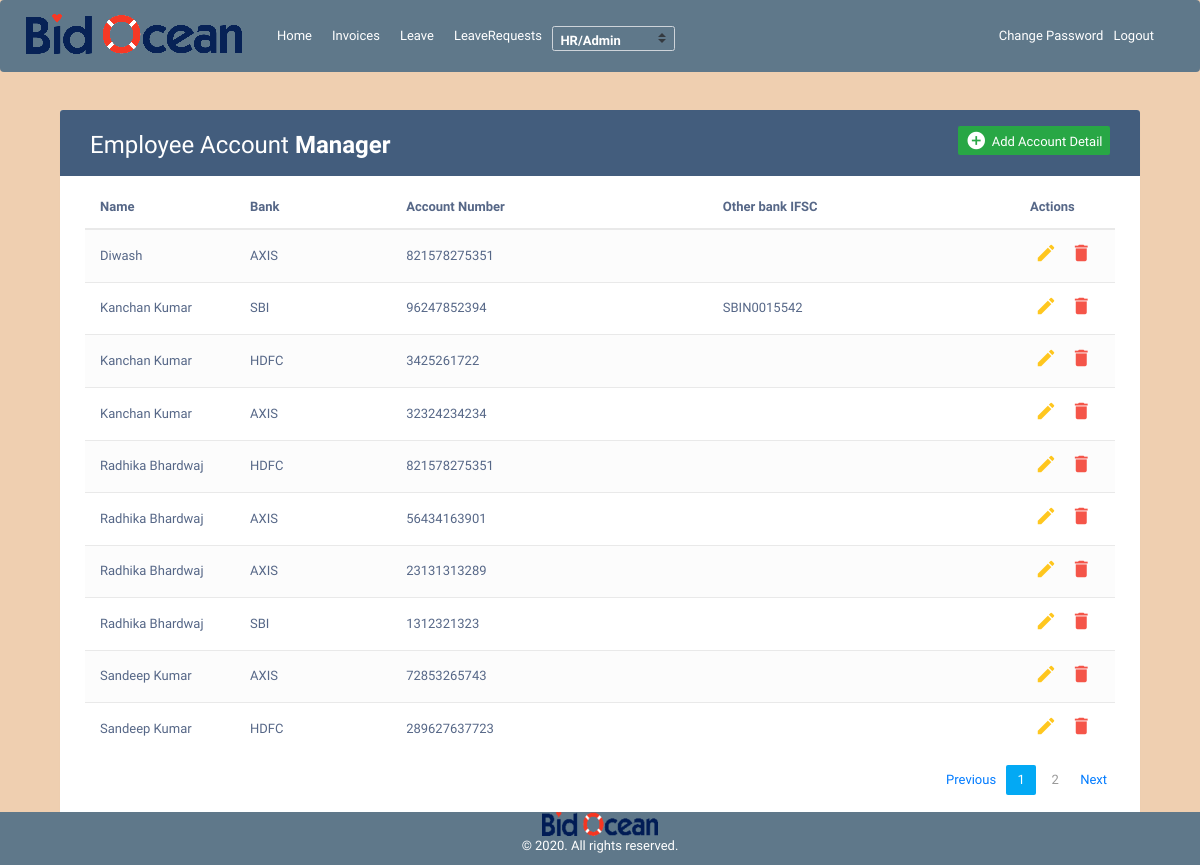
The page /account_management/ (signed in) on the database its author committed.
### account_management/models.py (models this page shows, shortened)
class AccountDetails(models.Model):
    id         = models.AutoField(primary_key=True)
    acc_no     = models.CharField(max_length=200)
    bank       = models.CharField(max_length=200)
    other_bank = models.CharField(max_length=300, null=True, blank=True)
    ifsc_other = models.CharField(max_length=300, null=True, blank=True)
    employee   = models.ForeignKey(Employee,on_delete=models.CASCADE, related_name='employee_accounts')
    created_at = models.DateTimeField(auto_now_add=True)
    status     = models.SmallIntegerField(default=1)

### user_invoice/models.py (models this page shows, shortened)
class Employee(models.Model):
	id         = models.AutoField(primary_key=True)
	name       = models.CharField(max_length=300)
	role       = models.ForeignKey(Role,on_delete=models.CASCADE)
	salary     = models.CharField(max_length=300, null=True, blank=True)
	address    = models.CharField(max_length=300)
	emp_id     = models.CharField(max_length=300, null=True, blank=True)
	phone_no   = models.CharField(max_length=300)
	auth_tbl   = models.OneToOneField(Userdetail, on_delete=models.CASCADE)
	added_at   = models.DateTimeField(auto_now_add=True)
	is_manager = models.SmallIntegerField(default=0)
	report_to  = models.ForeignKey('self', on_delete=models.SET_NULL, null=True, blank=True, related_name='empreport_to')

### account_management/views.py (the view, shortened to what this page needs)
# urls.py: path("",views.ManageAccounts.as_view(),name="account_management"),
class ManageAccounts(AdminOrHRPanelMixin,TemplateView):
    template_name = 'account_management/account_management.html'
    def get(self, request):
        employee      = Employee.objects.get(auth_tbl=self.request.user)
        role          = employee.role.name.lower()
        employee_list = Employee.objects.all().order_by('name')
        accounts      = AccountDetails.objects.all().order_by('employee__name')
        paginator        = Paginator(accounts,10)
        page             = request.GET.get('page')
        paginatedcontent = paginator.get_page(page)
        context = {
            'role'          : role,
            'employee_list' : employee_list,
            'accounts'      : paginatedcontent
        }
        return render(request, self.template_name, context)

### user_invoice/mixin.py (called while the page is built)
    def test_func(self):
        user     = self.request.user
        employee = Employee.objects.get(auth_tbl=user)
        return employee.role.name.lower() == 'admin' or employee.role.name.lower() == 'hr'

### account_management/templates/account_management/account_management.html (shortened to what this page needs)
{% extends "user_invoice/base.html" %}
{% load crispy_forms_tags %}
{% block content %}
<!DOCTYPE html>
<html lang="en">
<head>
<link rel="stylesheet" href="https://maxcdn.bootstrapcdn.com/font-awesome/4.7.0/css/font-awesome.min.css">
<link rel="stylesheet" href="https://maxcdn.bootstrapcdn.com/bootstrap/3.3.7/css/bootstrap.min.css">
<link rel="stylesheet" href="https://maxcdn.bootstrapcdn.com/bootstrap/4.0.0/css/bootstrap.min.css">
  <body style="background-color: #EFCFB0;">
    <div class="container" style="margin-top: 80px;">
        <div class="table-wrapper">
            <div class="table-title">
                <div class="row">
                    <div class="col-sm-6">
						<h2>Employee Account <b>Manager</b></h2>
					</div>
					<div class="col-sm-6">
						<a href="#addEmployeeModal" class="btn btn-success" data-toggle="modal"><i class="material-icons">&#xE147;</i> <span>Add Account Detail</span></a>
					</div>
                </div>
            </div>
            <table class="table table-striped table-hover">
                <thead>
                    <tr>
                        <th>Name</th>
                        <th>Bank</th>
						<th>Account Number</th>
                        <th>Other bank IFSC</th>
                        <th>Actions</th>
                    </tr>
                </thead>
                <tbody>
                	{% for account in accounts %}
                    <tr>
                        <td>{{account.employee.name}}</td>
                        <td>{% if account.bank == 'others' %}{{account.other_bank|upper}}{% else %}{{account.bank|upper}}{% endif %}</td>
						<td>{{account.acc_no}}</td>
                        <td>{{account.ifsc_other}}</td>
                        <td>
                            <a href="#editEmployeeModal" alt="{{account.pk}}" class="edit" data-toggle="modal"><i class="material-icons" data-toggle="tooltip" title="Edit">&#xE254;</i></a>
                            <a href="#deleteEmployeeModal" alt="{{account.pk}}" class="delete" data-toggle="modal"><i class="material-icons" data-toggle="tooltip" title="Delete">&#xE872;</i></a>
                        </td>
                    </tr>
                    {% endfor %}
                </tbody>
            </table>
			<div class="clearfix">
                   {% if accounts.paginator.num_pages > 1 %}
  <nav aria-label="Page navigation example">
  <ul class="pagination justify-content-center" style="margin-bottom: 20px;">
    {% if accounts.has_previous %}
      <li class="text-dark page-item"><a class="page-link text-primary font-weight-bolder" href="?page={{ accounts.previous_page_number }}">Previous</a></li>
    {% else %}
      <li class="page-item disabled"><a class="page-link text-primary font-weight-bolder" href="#">Previous</a></li>
    {% endif %}
    {% for i in accounts.paginator.page_range %}
      {% if accounts.number == i %}
        <li class="page-item active">
          <a class="page-link font-weight-bolder" href="?page={{ i }}">{{i}}</a>
        </li>
      {% elif i > accounts.number|add:'-5' and i < accounts.number|add:'5' %}
        <li class="page-item {% if i == accounts.number %} active {% endif %}">
          <a class="page-link font-weight-bolder" href="?page={{ i }}">{{i}}</a>
        </li>
      {% endif %}
    {% endfor %}
    {% if accounts.has_next %}
      <li class="page-item"><a class="page-link text-primary font-weight-bolder" href="?page={{ accounts.next_page_number }}">Next</a></li>
    {% else %}
      <li class="page-item disabled"><a class="page-link text-primary font-weight-bolder" href="#">Next</a></li>
    {% endif %}
  </ul>
</nav>
  {% endif %}
            </div>
        </div>
    </div>
</body>
</html>
{% endblock content %}

### user_invoice/static/user_invoice/main.css (style rules this page uses)
body { background: #fafafa; color: #333333; margin-top: 5rem; }
h1, h2, h3, h4, h5, h6 { color: #444444; }
ul { margin: 0; }

### user_invoice/templates/user_invoice/base.html (style rules this page uses)
a { color: white; }

### account_management/templates/account_management/account_management.html (style rules this page uses)
body { color: #566787; background: #f5f5f5; font-family: 'Varela Round', sans-serif; font-size: 13px; }
.table-wrapper { background: #fff; padding: 20px 25px; margin: 30px 0; border-radius: 3px; box-shadow: 0 1px 1px rgba(0,0,0,.05); }
.table-title { padding-bottom: 15px; background: #435d7d; color: #fff; padding: 16px 30px; margin: -20px -25px 10px; border-radius: 3px 3px 0 0; }
.table-title h2 { margin: 5px 0 0; font-size: 24px; }
.table-title .btn { color: #fff; float: right; font-size: 13px; border: none; min-width: 50px; border-radius: 2px; border: none; outline: none !important; margin-left: 10px; }
.table-title .btn i { float: left; font-size: 21px; margin-right: 5px; }
.table-title .btn span { float: left; margin-top: 2px; }
table.table tr th, table.table tr td { border-color: #e9e9e9; padding: 12px 15px; vertical-align: middle; }
table.table tr th:first-child { width: 150px; }
table.table tr th:last-child { width: 100px; }
table.table-striped tbody tr:nth-of-type(odd) { background-color: #fcfcfc; }
table.table td:last-child i { opacity: 0.9; font-size: 22px; margin: 0 5px; }
table.table td a { font-weight: bold; color: #566787; display: inline-block; text-decoration: none; outline: none !important; }
table.table td a.edit { color: #FFC107; }
table.table td a.delete { color: #F44336; }
table.table td i { font-size: 19px; }
.pagination { float: right; margin: 0 0 5px; }
.pagination li a { border: none; font-size: 13px; min-width: 30px; min-height: 30px; color: #999; margin: 0 2px; line-height: 30px; border-radius: 2px !important; text-align: center; padding: 0 6px; }
.pagination li.active a, .pagination li.active a.page-link { background: #03A9F4; }
.pagination a { color: black; float: left; padding: 8px 16px; text-decoration: none; transition: background-color .3s; }
.page-item.active .page-link { z-index: 0; color: #fff; }

### rows shown on the page
AccountDetails: employee.name "Diwash", bank "AXIS", acc_no "821578275351"
AccountDetails: employee.name "Kanchan Kumar", other_bank "SBI", acc_no "96247852394", ifsc_other "SBIN0015542"
AccountDetails: employee.name "Kanchan Kumar", bank "HDFC", acc_no "3425261722"
AccountDetails: employee.name "Kanchan Kumar", bank "AXIS", acc_no "32324234234"
AccountDetails: employee.name "Radhika Bhardwaj", bank "HDFC", acc_no "821578275351"
AccountDetails: employee.name "Radhika Bhardwaj", bank "AXIS", acc_no "56434163901"
AccountDetails: employee.name "Radhika Bhardwaj", bank "AXIS", acc_no "23131313289"
AccountDetails: employee.name "Radhika Bhardwaj", other_bank "SBI", acc_no "1312321323"
AccountDetails: employee.name "Sandeep Kumar", bank "AXIS", acc_no "72853265743"
AccountDetails: employee.name "Sandeep Kumar", bank "HDFC", acc_no "289627637723"

### other values the page prints
{{ i }} "1"
{{ i }} "2"
